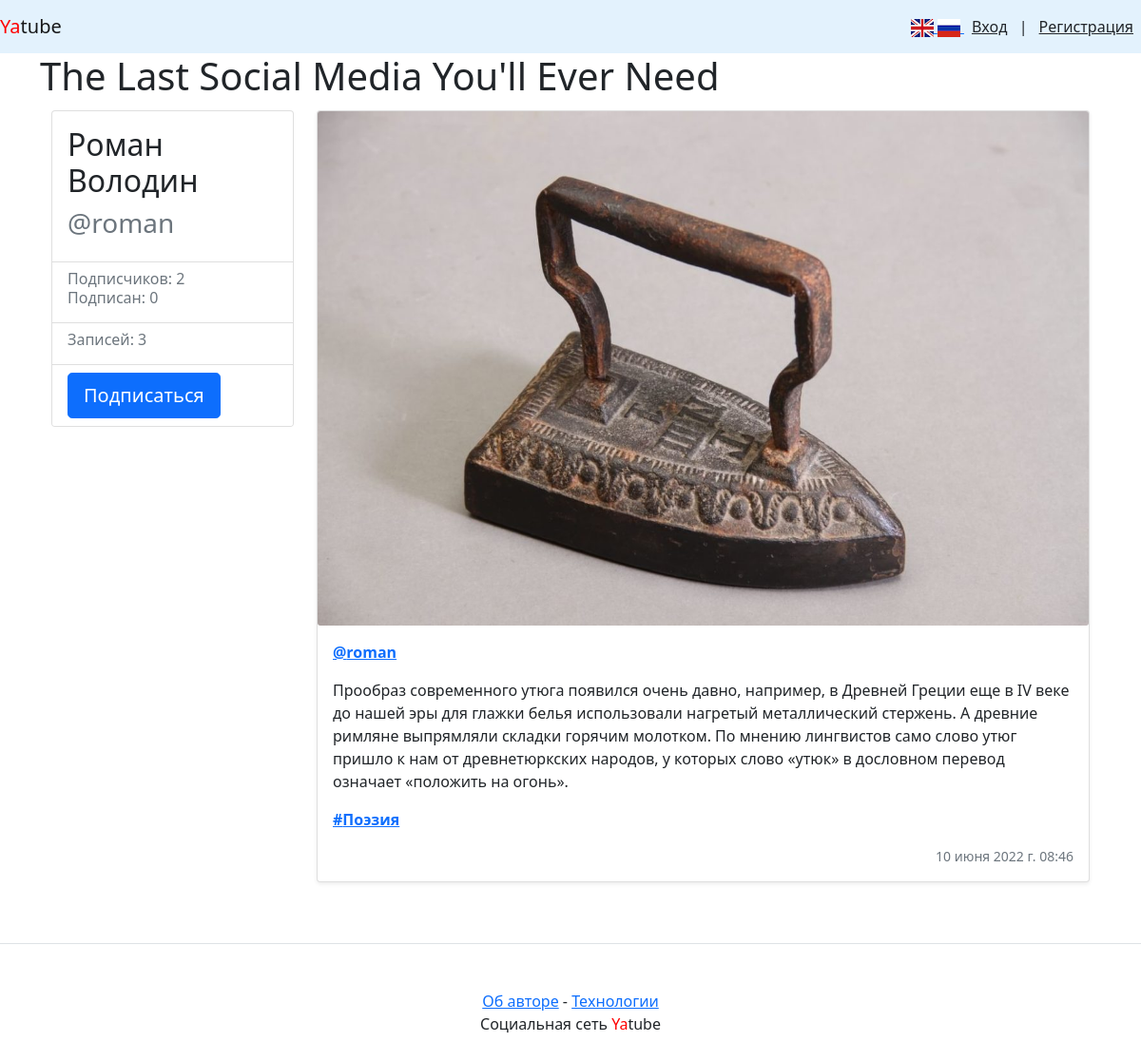
The page /ru/roman/8/ on the database its author committed.
### posts/models.py (models this page shows, shortened)
class Post(models.Model):
    text = models.TextField(verbose_name=_('Post text'))
    pub_date = models.DateTimeField(
        auto_now_add=True, verbose_name=_('Publication date'), db_index=True
    )
    author = models.ForeignKey(
        User,
        on_delete=models.CASCADE,
        related_name='posts',
        verbose_name=_('Author'),
    )
    group = models.ForeignKey(
        Group,
        on_delete=models.CASCADE,
        related_name='posts',
        null=True,
        blank=True,
        verbose_name=_('Community'),
    )
    image = models.ImageField(upload_to='posts/', blank=True, null=True, verbose_name=_('Image'))
    objects = models.Manager()  # The default manager.
    imaged_objects = ImagedManager()
    class Meta:
        verbose_name = _('Post')
        verbose_name_plural = _('Posts')
        ordering = ['-pub_date']

class Group(models.Model):
    title = models.CharField(max_length=200, verbose_name=_('Title'))
    slug = models.SlugField(unique=True)
    description = models.TextField(verbose_name=_('Description'))
    class Meta:
        verbose_name = _('Community')
        verbose_name_plural = _('Communities')

### posts/views.py (the view)
# urls.py: path('<str:username>/<int:post_id>/', views.post_view, name='post'),
def post_view(request, username, post_id):
    post = get_object_or_404(
        Post.objects.select_related('author', 'group').annotate(
            posts_amount=Count('author__posts')
        ),
        id=post_id,
        author__username=username,
    )
    comment_form = CommentForm()
    comments = post.comments.select_related('author').all()
    return render(
        request,
        'post.html',
        {
            'post': post,
            'author': post.author,
            'posts_amount': post.posts_amount,
            'form': comment_form,
            'comments': comments,
            'following': check_following_by_author_name(request, username),
        },
    )

### posts/context_processors.py (called while the page is built)
def time(request):
    now = dt.datetime.now().timestamp()
    return {"time": now}

### posts/templatetags/date_filters.py (called while the page is built)
@register.filter
def datetime_ru_long(value: dt) -> str:
    if not isinstance(value, dt):
        return str(value)
    month_name = months[int(value.strftime('%m')) - 1]
    return f"{value.strftime('%d')} {month_name} {value.strftime('%Y')} г. " \
           f"{value.strftime('%H:%M')}"

### posts/templatetags/i18n_switcher.py (called while the page is built)
@register.filter
def switch_i18n(request, language):
    return switch_lang_code(request.get_full_path(), language)

### posts/templatetags/switcher_lang.py (called while the page is built)
def switch_lang_code(path, language):
    lang_codes = [c for (c, name) in settings.LANGUAGES]
    if path == '':
        raise Exception('URL path for language switch is empty')
    elif path[0] != '/':
        raise Exception('URL path for language switch does not start with "/"')
    elif language not in lang_codes:
        raise Exception('%s is not a supported language code' % language)
    parts = path.split('/')
    if parts[1] in lang_codes:
        parts[1] = language
    else:
        parts[0] = "/" + language
    return '/'.join(parts)

### posts/views.py (called while the page is built)
def check_following_by_author_name(request, author_name):
    return (
        request.user.is_authenticated
        and Follow.objects.filter(
            user=request.user, author__username=author_name
        ).exists()
    )

### templates/post.html (shortened to what this page needs)
{% extends 'base.html' %}
{% block content %}
<main role="main" class="container">
    <div class="row">
        <div class="col-md-3 mb-3 mt-1">
            {% include 'include/_author_profile.html' with author=author posts_amount=posts_amount follow=follow %}
        </div>
        <div class="col-md-9">
            {% include 'include/_post.html' with post=post %}
        </div>
    </div>
</main>
{% endblock %}

### templates/include/_author_profile.html
<div class="card">
        <div class="card-body">
                <div class="h2">
                    {{ author.get_full_name }}
                </div>
                <div class="h3 text-muted">
                     @{{ author.username }}
                </div>
        </div>
        <ul class="list-group list-group-flush">
                <li class="list-group-item">
                        <div class="h6 text-muted">
                        Подписчиков: {{ author.following.count }} <br />
                        Подписан: {{ author.follower.count }}
                        </div>
                </li>
                <li class="list-group-item">
                        <div class="h6 text-muted">
                            Записей: {{ posts_amount }}
                        </div>
                </li>
                <li class="list-group-item">
                    {% if following %}
                        <a class="btn btn-lg btn-light"
                                href="{% url 'profile_unfollow' author.username %}" role="button">
                                Отписаться
                        </a>
                    {% else %}
                        <a class="btn btn-lg btn-primary"
                                href="{% url 'profile_follow' author.username %}" role="button">
                                Подписаться
                        </a>
                    {% endif %}
                </li>
        </ul>
</div>

### templates/include/_post.html (shortened to what this page needs)
{% load date_filters %}
{% load thumbnail %}
{% load pluralize %}
<div class="card mb-3 mt-1 shadow-sm">
    {% thumbnail post.image "960x339" crop="center" upscale=True as im %}
        <img class="card-img" src="{{ im.url }}">
    {% endthumbnail %}
    <div class="card-body">
            <p class="card-text">
                <a href="{% url 'profile' username=post.author.username %}">
                    <strong class="d-block text-gray-dark">@{{ post.author.username }}</strong>
                </a>
                <p>
                    {{ post.text|linebreaksbr }}
                </p>
                {% if post.group %}
                    <a class="card-link muted" href="{% url 'group' post.group.slug %}">
                            <strong class="d-block text-gray-dark">#{{ post.group.title }}</strong>
                    </a>
                {% endif %}
            </p>
            <div class="d-flex justify-content-between align-items-center">
                <div class="btn-group ">
                    <a class="btn btn-sm text-muted" href="{% url 'post' post.author.username post.id %}" role="button">
                    </a>
                </div>
                <small class="text-muted">{{ post.pub_date|datetime_ru_long }}</small>
            </div>
    </div>
</div>

### rows shown on the page
Post: author.username "roman", text "Прообраз современного утюга появился очень давно, например, в Древней Греции еще в IV веке до нашей эры для глажки белья использовали нагретый металлический стержень. А древние римляне выпрямляли складки горячим молотком. По мнению лингвистов само слово утюг пришло к нам от древнетюркских народов, у которых слово «утюк» в дословном перевод означает «положить на огонь».", group "Поэзия", pub_date "10 июня 2022 г. 08:46"

### other values the page prints
{{ author.get_full_name }} "Роман Володин"
{{ author.username }} "roman"
{{ author.following.count }} "2"
{{ author.follower.count }} "0"
{{ posts_amount }} "3"
